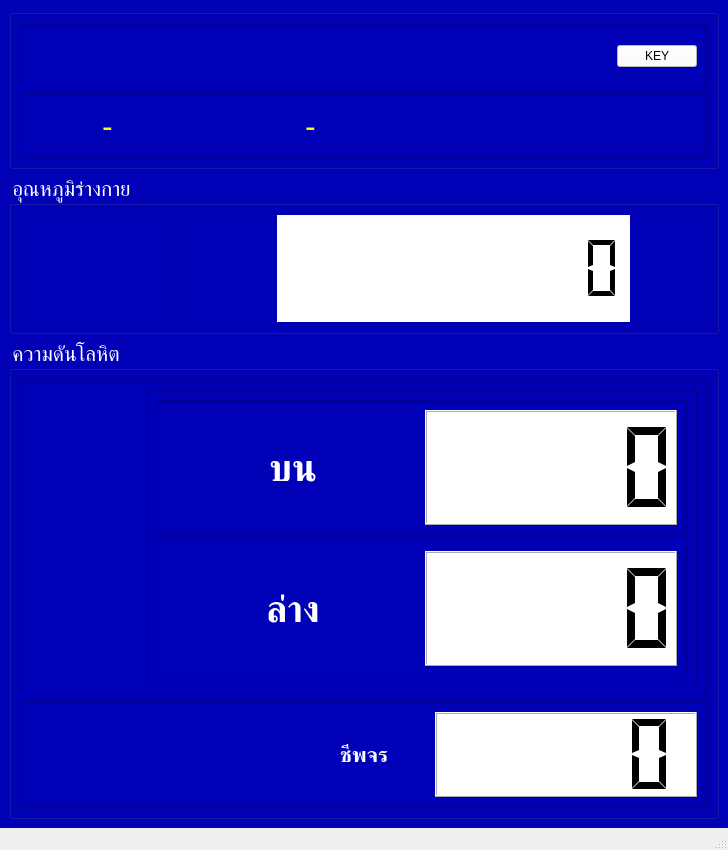
<?xml version="1.0" encoding="UTF-8"?>
<ui version="4.0">
 <class>MainWindow</class>
 <widget class="QMainWindow" name="MainWindow">
  <property name="geometry">
   <rect>
    <x>0</x>
    <y>0</y>
    <width>728</width>
    <height>850</height>
   </rect>
  </property>
  <property name="windowTitle">
   <string>BP-II</string>
  </property>
  <property name="styleSheet">
   <string notr="true"/>
  </property>
  <widget class="QWidget" name="centralwidget">
   <property name="styleSheet">
    <string notr="true">background-color:rgb(0, 0, 182)</string>
   </property>
   <layout class="QVBoxLayout" name="verticalLayout" stretch="15,15,45">
    <item>
     <widget class="QGroupBox" name="groupBox">
      <property name="title">
       <string/>
      </property>
      <layout class="QVBoxLayout" name="verticalLayout_2">
       <item>
        <widget class="QFrame" name="frame">
         <property name="frameShape">
          <enum>QFrame::StyledPanel</enum>
         </property>
         <property name="frameShadow">
          <enum>QFrame::Raised</enum>
         </property>
         <layout class="QHBoxLayout" name="horizontalLayout">
          <item>
           <widget class="QLineEdit" name="txtId">
            <property name="styleSheet">
             <string notr="true">border:0;
color:white;</string>
            </property>
           </widget>
          </item>
          <item>
           <widget class="QLineEdit" name="txtDummy">
            <property name="styleSheet">
             <string notr="true">border:0;
color:white;</string>
            </property>
           </widget>
          </item>
          <item>
           <widget class="QPushButton" name="btnKey">
            <property name="styleSheet">
             <string notr="true">background-color:white</string>
            </property>
            <property name="text">
             <string>KEY</string>
            </property>
           </widget>
          </item>
         </layout>
        </widget>
       </item>
       <item>
        <widget class="QFrame" name="frame_2">
         <property name="frameShape">
          <enum>QFrame::StyledPanel</enum>
         </property>
         <property name="frameShadow">
          <enum>QFrame::Raised</enum>
         </property>
         <layout class="QHBoxLayout" name="horizontalLayout_2" stretch="10,30,60">
          <item>
           <widget class="QLabel" name="lbPhoto">
            <property name="frameShape">
             <enum>QFrame::NoFrame</enum>
            </property>
            <property name="text">
             <string/>
            </property>
            <property name="textFormat">
             <enum>Qt::PlainText</enum>
            </property>
           </widget>
          </item>
          <item>
           <widget class="QLabel" name="lbHn">
            <property name="font">
             <font>
              <pointsize>24</pointsize>
             </font>
            </property>
            <property name="styleSheet">
             <string notr="true">color:rgb(255, 255, 0)</string>
            </property>
            <property name="text">
             <string>-</string>
            </property>
           </widget>
          </item>
          <item>
           <widget class="QLabel" name="lbFullname">
            <property name="font">
             <font>
              <pointsize>24</pointsize>
             </font>
            </property>
            <property name="styleSheet">
             <string notr="true">color:rgb(255, 255, 0)</string>
            </property>
            <property name="text">
             <string>-</string>
            </property>
           </widget>
          </item>
         </layout>
        </widget>
       </item>
      </layout>
     </widget>
    </item>
    <item>
     <widget class="QGroupBox" name="groupBox_2">
      <property name="font">
       <font>
        <pointsize>16</pointsize>
        <weight>50</weight>
        <bold>false</bold>
       </font>
      </property>
      <property name="styleSheet">
       <string notr="true">color:white</string>
      </property>
      <property name="title">
       <string>อุณหภูมิร่างกาย</string>
      </property>
      <layout class="QHBoxLayout" name="horizontalLayout_4" stretch="50,5,25,5">
       <item>
        <widget class="QLabel" name="label_2">
         <property name="maximumSize">
          <size>
           <width>150</width>
           <height>150</height>
          </size>
         </property>
         <property name="text">
          <string/>
         </property>
         <property name="pixmap">
          <pixmap>thermometer.png</pixmap>
         </property>
         <property name="alignment">
          <set>Qt::AlignCenter</set>
         </property>
        </widget>
       </item>
       <item>
        <widget class="QLabel" name="label">
         <property name="font">
          <font>
           <pointsize>16</pointsize>
           <weight>75</weight>
           <bold>true</bold>
          </font>
         </property>
         <property name="text">
          <string>                </string>
         </property>
        </widget>
       </item>
       <item>
        <widget class="QLCDNumber" name="lcdTp">
         <property name="font">
          <font>
           <pointsize>22</pointsize>
          </font>
         </property>
         <property name="styleSheet">
          <string notr="true">color:black;
background-color: rgb(255, 255, 255);</string>
         </property>
         <property name="frameShape">
          <enum>QFrame::Box</enum>
         </property>
         <property name="lineWidth">
          <number>0</number>
         </property>
         <property name="digitCount">
          <number>10</number>
         </property>
         <property name="segmentStyle">
          <enum>QLCDNumber::Flat</enum>
         </property>
        </widget>
       </item>
       <item>
        <widget class="QLabel" name="label_9">
         <property name="text">
          <string/>
         </property>
         <property name="pixmap">
          <pixmap>temperature.png</pixmap>
         </property>
         <property name="alignment">
          <set>Qt::AlignCenter</set>
         </property>
        </widget>
       </item>
      </layout>
     </widget>
    </item>
    <item>
     <widget class="QGroupBox" name="groupBox_3">
      <property name="font">
       <font>
        <pointsize>16</pointsize>
        <weight>50</weight>
        <bold>false</bold>
       </font>
      </property>
      <property name="styleSheet">
       <string notr="true">color:white</string>
      </property>
      <property name="title">
       <string>ความดันโลหิต</string>
      </property>
      <layout class="QVBoxLayout" name="verticalLayout_4" stretch="75,25">
       <item>
        <widget class="QFrame" name="frame_3">
         <property name="frameShape">
          <enum>QFrame::StyledPanel</enum>
         </property>
         <property name="frameShadow">
          <enum>QFrame::Raised</enum>
         </property>
         <layout class="QHBoxLayout" name="horizontalLayout_3" stretch="15,75">
          <item>
           <widget class="QLabel" name="label_6">
            <property name="text">
             <string/>
            </property>
            <property name="pixmap">
             <pixmap>blood-pressure2.png</pixmap>
            </property>
            <property name="alignment">
             <set>Qt::AlignCenter</set>
            </property>
           </widget>
          </item>
          <item>
           <widget class="QFrame" name="frame_8">
            <property name="frameShape">
             <enum>QFrame::StyledPanel</enum>
            </property>
            <property name="frameShadow">
             <enum>QFrame::Raised</enum>
            </property>
            <layout class="QVBoxLayout" name="verticalLayout_3">
             <item>
              <widget class="QFrame" name="frame_5">
               <property name="frameShape">
                <enum>QFrame::StyledPanel</enum>
               </property>
               <property name="frameShadow">
                <enum>QFrame::Raised</enum>
               </property>
               <layout class="QHBoxLayout" name="horizontalLayout_6" stretch="0,0">
                <item>
                 <widget class="QLabel" name="label_4">
                  <property name="font">
                   <font>
                    <pointsize>28</pointsize>
                    <weight>75</weight>
                    <bold>true</bold>
                   </font>
                  </property>
                  <property name="text">
                   <string>บน</string>
                  </property>
                  <property name="alignment">
                   <set>Qt::AlignCenter</set>
                  </property>
                 </widget>
                </item>
                <item>
                 <widget class="QLCDNumber" name="lcdBps">
                  <property name="styleSheet">
                   <string notr="true">color:black;
background-color: rgb(255, 255, 255);</string>
                  </property>
                  <property name="segmentStyle">
                   <enum>QLCDNumber::Flat</enum>
                  </property>
                 </widget>
                </item>
               </layout>
              </widget>
             </item>
             <item>
              <widget class="QFrame" name="frame_4">
               <property name="font">
                <font>
                 <pointsize>36</pointsize>
                </font>
               </property>
               <property name="frameShape">
                <enum>QFrame::StyledPanel</enum>
               </property>
               <property name="frameShadow">
                <enum>QFrame::Raised</enum>
               </property>
               <layout class="QHBoxLayout" name="horizontalLayout_5">
                <item>
                 <widget class="QLabel" name="label_3">
                  <property name="font">
                   <font>
                    <pointsize>28</pointsize>
                    <weight>75</weight>
                    <bold>true</bold>
                   </font>
                  </property>
                  <property name="text">
                   <string>ล่าง</string>
                  </property>
                  <property name="alignment">
                   <set>Qt::AlignCenter</set>
                  </property>
                 </widget>
                </item>
                <item>
                 <widget class="QLCDNumber" name="lcdBpd">
                  <property name="styleSheet">
                   <string notr="true">color:black;
background-color: rgb(255, 255, 255);</string>
                  </property>
                  <property name="segmentStyle">
                   <enum>QLCDNumber::Flat</enum>
                  </property>
                 </widget>
                </item>
               </layout>
              </widget>
             </item>
            </layout>
           </widget>
          </item>
         </layout>
        </widget>
       </item>
       <item>
        <widget class="QFrame" name="frame_6">
         <property name="frameShape">
          <enum>QFrame::StyledPanel</enum>
         </property>
         <property name="frameShadow">
          <enum>QFrame::Raised</enum>
         </property>
         <layout class="QHBoxLayout" name="horizontalLayout_7" stretch="10,5,10">
          <item>
           <widget class="QLabel" name="label_7">
            <property name="styleSheet">
             <string notr="true">color: rgb(0, 0, 255);</string>
            </property>
            <property name="text">
             <string/>
            </property>
            <property name="pixmap">
             <pixmap>heart-pulse2.png</pixmap>
            </property>
            <property name="alignment">
             <set>Qt::AlignCenter</set>
            </property>
           </widget>
          </item>
          <item>
           <widget class="QLabel" name="label_5">
            <property name="font">
             <font>
              <pointsize>16</pointsize>
              <weight>75</weight>
              <bold>true</bold>
             </font>
            </property>
            <property name="text">
             <string>ชีพจร</string>
            </property>
            <property name="alignment">
             <set>Qt::AlignCenter</set>
            </property>
           </widget>
          </item>
          <item>
           <widget class="QLCDNumber" name="lcdPulse">
            <property name="styleSheet">
             <string notr="true">color:black;
background-color: rgb(255, 255, 255);</string>
            </property>
            <property name="segmentStyle">
             <enum>QLCDNumber::Flat</enum>
            </property>
           </widget>
          </item>
         </layout>
        </widget>
       </item>
      </layout>
     </widget>
    </item>
   </layout>
  </widget>
  <widget class="QStatusBar" name="statusbar"/>
 </widget>
 <resources/>
 <connections/>
</ui>
